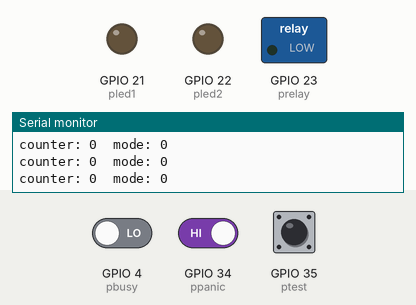
The program below on a simulated ESP32. On the bench: switched loads named in the program (green lamp = pin HIGH), output pins drawn as LEDs (lit = HIGH), the last lines printed to the serial monitor. The inputs (shaded band) are chosen by the test bench; at power-on: GPIO 34 (ppanic) HIGH, GPIO 4 (pbusy) LOW, GPIO 35 (ptest) HIGH. Nothing arrives over Bluetooth unless stated; the audio player accepts every command and is not drawn.

Above: at 2.7 s.
2.8 s: GPIO 34 (ppanic) driven LOW
At 3.6 s:
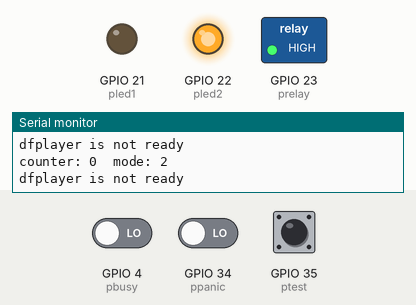
4.4 s: GPIO 4 (pbusy) driven HIGH
Timing chart, 0 to 7.4 s (numbered marks = the images above; inputs shaded):
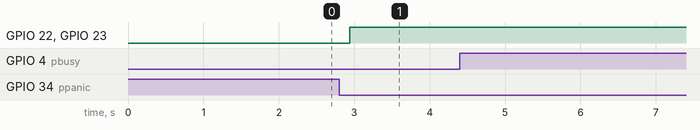

The program:

main.cpp
```cpp
#include <Arduino.h>
#include <BLEDevice.h>
#include <BLEUtils.h>
#include <BLEScan.h>
#include <BLEAdvertisedDevice.h>
#include <Ticker.h>
#include <DFPlayerMini_Fast.h>

#define DEBUG_LEVEL 1
#define DEBUG_MP3 false
#define INTERVAL_LISTEN_BUTTON 200
#define SERIAL_BAUD_RATE 115200
#define DFPLAYER_READY_WHEN_COUNTER 1

void scanDevice();
void bleInit();
void initDfplayer();
bool playMusicDfplayer(int music, bool force);
void initPins();
void pinListener();
void btnAction();
void btnPanicAction();
void btnTestAction();
void busyAction();
void modeAction();
void panicAction();

int scanTime = 5,
    nearestRSSI;
bool foundITag = false,
     busy = false,
     dfplayer_ready = true,
     skip_one_counter = false,
     toggle_panic = false,
     btn_panic = true,
     btn_panic_clicked = false,
     btn_test = true,
     btn_test_clicked = false;
byte mode_dfplayer = 0; // 0 sedang tidak diguanakan, 1 terdeteksi, 2 panik, 3 test
unsigned long dfplayer_ready_counter = 0, time_last_playing = 0;

// Pins
const byte pled1 = 21,
           pled2 = 22,
           prelay = 23,
           pbusy = 4,
           ppanic = 34,
           ptest = 35;

BLEScan *pBLEScan;
DFPlayerMini_Fast myMP3;
Ticker ticker;

class MyAdvertisedDeviceCallbacks : public BLEAdvertisedDeviceCallbacks
{
  void onResult(BLEAdvertisedDevice advertisedDevice)
  {
    String _name = advertisedDevice.getName().c_str();
    int _rssi = advertisedDevice.getRSSI();
    String _address = advertisedDevice.getAddress().toString().c_str();
    _name.trim();
    if (_name == "iTAG")
    {
#if DEBUG_LEVEL
      Serial.println((String)_rssi + "\t" + _address + "\t" + _name);
#endif
      if (!foundITag)
      {
        nearestRSSI = _rssi;
      }
      else
      {
        if (_rssi > nearestRSSI)
        {
          nearestRSSI = _rssi;
        }
      }
      if (_rssi > -90)
      {
        if (!toggle_panic)
          if (playMusicDfplayer(1, false))
          {
            mode_dfplayer = 1;
            skip_one_counter = true;
          }
      }
      foundITag = true;
    }
  }
};

void setup()
{
  Serial.begin(SERIAL_BAUD_RATE);
  initPins();
  bleInit();
  initDfplayer();
  ticker.attach_ms(INTERVAL_LISTEN_BUTTON, pinListener);
}

void loop()
{
  scanDevice();
}

void bleInit()
{
#if DEBUG_LEVEL
  Serial.println("Scanning...");
#endif
  BLEDevice::init("");
  pBLEScan = BLEDevice::getScan(); // create new scan
  pBLEScan->setAdvertisedDeviceCallbacks(new MyAdvertisedDeviceCallbacks());
  pBLEScan->setActiveScan(true); // active scan uses more power, but get results faster
  // pBLEScan->setInterval(100);
  // pBLEScan->setWindow(99); // less or equal setInterval value
}

void scanDevice()
{
  BLEScanResults foundDevices = pBLEScan->start(scanTime, false);
  if (foundITag)
  {
#if DEBUG_LEVEL
    Serial.println("iTAG found!");
#endif
  }
  foundITag = false;
  pBLEScan->clearResults(); // delete results fromBLEScan buffer to release memory
}

void initDfplayer()
{
  Serial2.begin(9600);
#if DEBUG_MP3
  myMP3.begin(Serial2, true);
#else
  myMP3.begin(Serial2);
#endif
  delay(1000);
#if DEBUG_LEVEL
  Serial.println("Setting volume to max");
#endif
  myMP3.volume(30);
#if DEBUG_LEVEL
  Serial.println("Looping track 1");
#endif
}

bool playMusicDfplayer(int music, bool force)
{
  if (force)
  {
#if DEBUG_LEVEL
    Serial.println("Force play " + String(music));
#endif
    myMP3.playFromMP3Folder(music);
    // time_last_playing = millis();
    return true;
  }
  if (
      dfplayer_ready
      // && (millis() - time_last_playing > 1000)
  )
  {
#if DEBUG_LEVEL
    Serial.println("play " + String(music));
#endif
    myMP3.playFromMP3Folder(music);
    // time_last_playing = millis();
    return true;
  }
#if DEBUG_LEVEL
  Serial.println("dfplayer is not ready");
#endif
  return false;
}

void initPins()
{
  pinMode(ppanic, INPUT);
  pinMode(ptest, INPUT);
  pinMode(pbusy, INPUT);
  pinMode(pled1, OUTPUT);
  pinMode(pled2, OUTPUT);
  pinMode(prelay, OUTPUT);
}

void pinListener()
{
  btn_panic = digitalRead(ppanic);
  btn_test = digitalRead(ptest);
  busy = digitalRead(pbusy);

  btnAction();
  modeAction();
  busyAction();
  panicAction();
}

void panicAction()
{
  if (toggle_panic)
  {
    if (playMusicDfplayer(2, false))
    {
      mode_dfplayer = 2;
      skip_one_counter = true;
    }
  }
}

void btnAction()
{
  if (!btn_panic && !btn_panic_clicked)
  {
    btn_panic_clicked = true;
    btnPanicAction();
  }
  if (btn_panic && btn_panic_clicked)
  {
    btn_panic_clicked = false;
  }

  if (!btn_test && !btn_test_clicked)
  {
    btn_test_clicked = true;
    btnTestAction();
  }
  if (btn_test && btn_test_clicked)
  {
    btn_test_clicked = false;
  }
}

void btnTestAction()
{
  if (toggle_panic)
  {
    return;
  }
  if (playMusicDfplayer(1, false))
  {
    mode_dfplayer = 1;
    skip_one_counter = true;
  }
}

void btnPanicAction()
{
  toggle_panic = !toggle_panic;
  if (!toggle_panic)
  {
    return;
  }

  if (playMusicDfplayer(2, true))
  {
    mode_dfplayer = 2;
    skip_one_counter = true;
  }
}

void busyAction()
{
  // To fix fake ready from dfplayer
  // Fix pulse in pin busy
  if (busy)
  {
    dfplayer_ready_counter++;
  }
  else
  {
    dfplayer_ready_counter = 0;
  }

  if (dfplayer_ready_counter > DFPLAYER_READY_WHEN_COUNTER)
  {
    if (skip_one_counter) // bug fix back to mode 0 after click panic btn
    {
      skip_one_counter = false;
      return;
    }

    dfplayer_ready = true;
    mode_dfplayer = 0;
    return;
  }
  dfplayer_ready = false;
}

void modeAction()
{
#if DEBUG_LEVEL
  Serial.print("counter: ");
  Serial.print(dfplayer_ready_counter);
  Serial.print("\tmode: ");
  Serial.println(mode_dfplayer);
#endif
  if (toggle_panic)
  {
    mode_dfplayer = 2;
  }

  switch (mode_dfplayer)
  {
  case 3: // Test Mode
  case 1: // Terdeteksi Mode
    digitalWrite(pled1, HIGH);
    digitalWrite(pled2, LOW);
    digitalWrite(prelay, LOW);
    break;
  case 2: // Panik Mode
    digitalWrite(pled1, LOW);
    digitalWrite(pled2, HIGH);
    digitalWrite(prelay, HIGH);
    break;

  default:
    digitalWrite(pled2, LOW);
    digitalWrite(pled1, LOW);
    digitalWrite(prelay, LOW);
    break;
  }
}
```

Measured:
- after the input at 2.8 s, GPIO 22 (pled2), GPIO 23 (prelay): LOW → HIGH after 0.14 s
